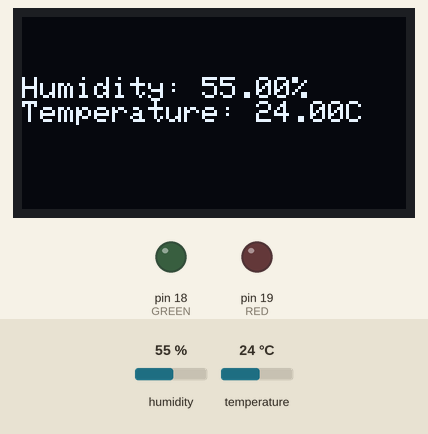
This sketch was run on a simulated Arduino Uno, built with avr-gcc and run on an emulated ATmega328P. On the bench: 128×64 one-colour display, output pins drawn as LEDs (lit = HIGH). Dashed ring = blinking. Inputs (shaded band) come from the test bench; at power-on: humidity 55 %, temperature 24 °C. What the sketch prints to the serial monitor is not drawn.

Above: at 3.2 s.
3.3 s: humidity set to 69 %
At 4.6 s:
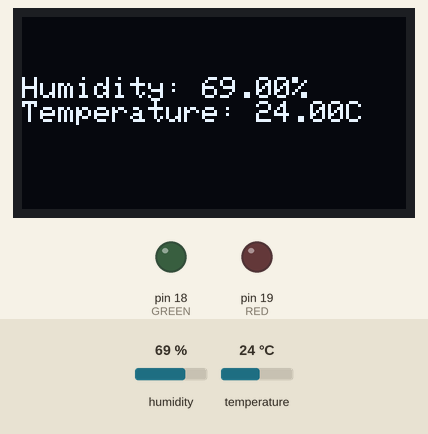
6.2 s: humidity set to 72 %
At 6.48 s:
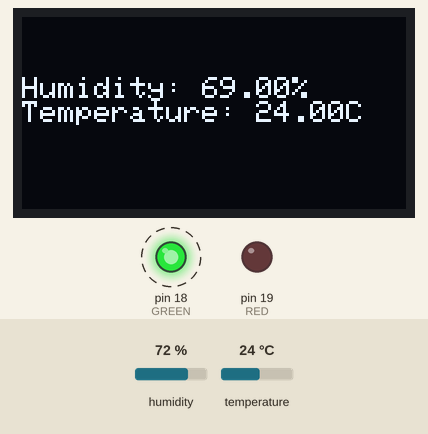
10.9 s: temperature set to 29 °C
At 14.4 s:
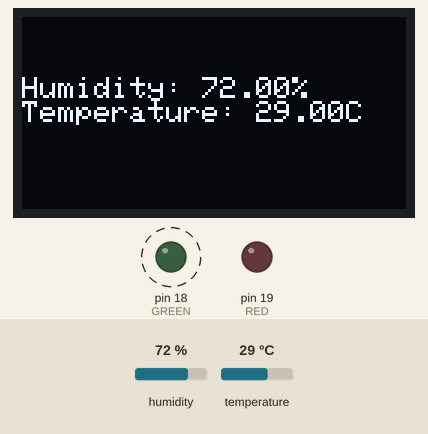
14.6 s: temperature set to 32 °C
At 15.32 s:
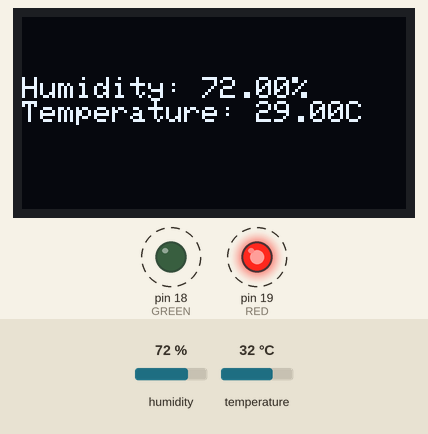
Timing chart, 0 to 21.8 s (numbered marks = the images above; inputs shaded):
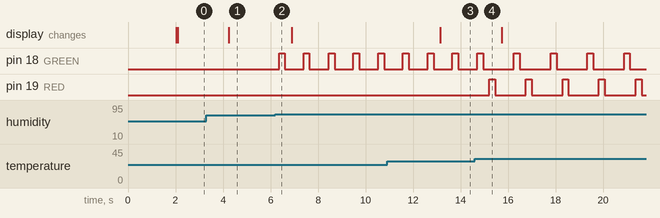

The sketch:

TempHumi_LightIndicator.ino
```cpp
#include <Wire.h>
#include <Adafruit_GFX.h>
#include <Adafruit_SSD1306.h>
#include <DHT.h>

#define DHT_PIN 2
#define DHT_TYPE DHT11

#define GREEN 18 // Green LED pin for humidity
#define RED 19   // Red LED pin for temperature

DHT dht(DHT_PIN, DHT_TYPE);
Adafruit_SSD1306 display(128, 64, &Wire, -1);

void setup() {
  Serial.begin(9600);
  dht.begin();
  delay(2000);

  // Initialize the OLED display
  if (!display.begin(SSD1306_SWITCHCAPVCC, 0x3c)) {
    Serial.println("Can't initialize display!");
  }

  // Set LED pins as output
  pinMode(GREEN, OUTPUT);
  pinMode(RED, OUTPUT);

  // Turn off LEDs initially
  digitalWrite(GREEN, LOW);
  digitalWrite(RED, LOW);
}

void loop() {
  float humid = dht.readHumidity();
  float tempre = dht.readTemperature();

  // Print/Display sensor values to the Serial Monitor
  Serial.print("HUMIDITY: ");
  Serial.println(humid);
  Serial.print("TEMPERATURE: ");
  Serial.println(tempre);

  // Control LEDs based on humidity and temperature
  if (humid > 70) {
    digitalWrite(GREEN, HIGH); // Turn on green LED
    delay(250); // Blink delay
    digitalWrite(GREEN, LOW);  // Turn off green LED
    delay(250);
  } else {
    digitalWrite(GREEN, LOW);  // Ensure green LED is off
  }

  if (tempre > 30) {
    digitalWrite(RED, HIGH);   // Turn on red LED
    delay(250);
    digitalWrite(RED, LOW);    // Turn off red LED
    delay(250);
  } else {
    digitalWrite(RED, LOW);    // Ensure red LED is off
  }

  // Display humidity and temperature on OLED
  display.clearDisplay();
  display.setTextSize(1);
  display.setCursor(0, 20);
  display.setTextColor(WHITE);

  display.println("Humidity: " + String(humid) + "%");
  display.println("Temperature: " + String(tempre) + "C");
  display.display();

  // Delay between readings
  delay(500);
}
```

Measured:
- the behaviour switches between 70 and 71 % on humidity (found by bisection; images 1 and 2)
- the behaviour switches between 30 and 31 °C on temperature (found by bisection; images 3 and 4)
- after the input at 3.3 s, the display: changes after 0.94 s (image 1)
- after the input at 6.2 s, pin 18 (GREEN): alternates HIGH for 0.25 s and LOW for 0.79 s, starting after 0.16 s
- after the input at 10.9 s, the display: changes after 2.2 s (image 3)
- after the input at 14.6 s, pin 18 (GREEN): alternates HIGH for 0.25 s and LOW for 1.3 s, starting after 1.6 s; pin 19 (RED): alternates HIGH for 0.25 s and LOW for 1.3 s, starting after 0.60 s
